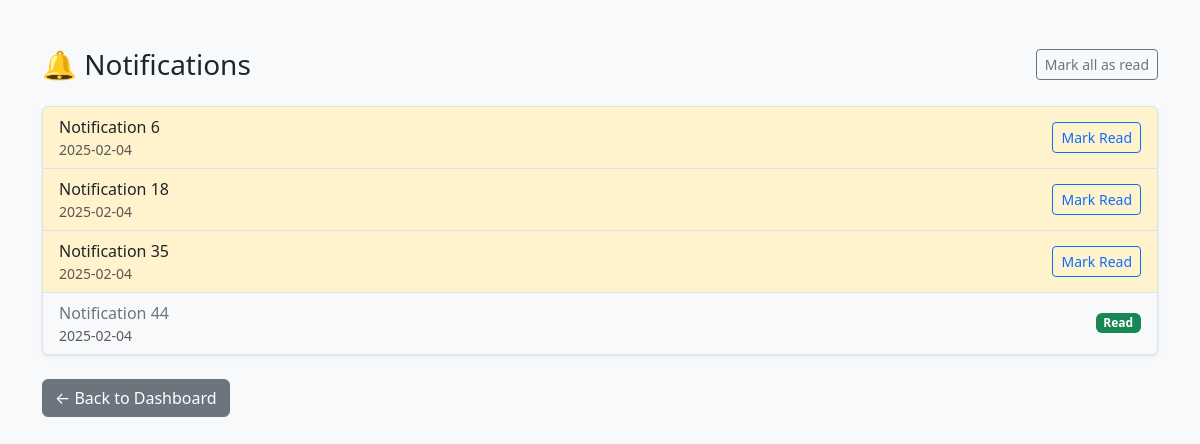
The app's page /notifications (signed in) with its own data.
### tables this page shows
CREATE TABLE notifications (
    id INTEGER PRIMARY KEY AUTOINCREMENT,
    user_id INTEGER NOT NULL,
    message TEXT NOT NULL,
    is_read INTEGER,
    created_at TEXT
);

### app.py (the view)
@app.route("/notifications")
@login_required
def notifications():
    con = get_db()
    cur = con.cursor()
    cur.execute("""
        SELECT id, message, is_read, created_at
        FROM notifications
        WHERE user_id = ?
        ORDER BY created_at DESC
    """, (session["user_id"],))
    notifications = cur.fetchall()
    con.close()
    return render_template("notifications.html", notifications=notifications)

### app.py (called while the page is built)
def get_db():
    con = sqlite3.connect(DB_NAME, timeout=10, check_same_thread=False)
    con.row_factory = sqlite3.Row
    con.execute("PRAGMA foreign_keys = ON")
    con.execute("PRAGMA journal_mode=WAL")
    return con

def login_required(f):
    @wraps(f)
    def wrapper(*args, **kwargs):
        if "user_id" not in session:
            return redirect(url_for("login"))
        return f(*args, **kwargs)
    return wrapper

def get_unread_notification_count(user_id):
    con = get_db()
    cur = con.cursor()
    cur.execute("""
        SELECT COUNT(*) FROM notifications
        WHERE user_id = ? AND is_read = 0
    """, (user_id,))
    count = cur.fetchone()[0]
    con.close()
    return count

@app.context_processor
def inject_notification_count():
    if "user_id" in session:
        return {
            "unread_notifications": get_unread_notification_count(session["user_id"])
        }
    return {"unread_notifications": 0}

### templates/notifications.html (shortened to what this page needs)
<!DOCTYPE html>
<html lang="en">
<head>
    <link href="https://cdn.jsdelivr.net/npm/bootstrap@5.3.0/dist/css/bootstrap.min.css" rel="stylesheet">
</head>
<body class="bg-light">
<div class="container mt-5">
    <div class="d-flex justify-content-between align-items-center mb-4">
        <h3 class="mb-0">🔔 Notifications</h3>
        {% if unread_notifications > 0 %}
            <a href="{{ url_for('mark_all_notifications_read') }}"
               class="btn btn-sm btn-outline-secondary">
                Mark all as read
            </a>
        {% endif %}
    </div>
    {% if notifications %}
        <ul class="list-group shadow-sm">
            {% for n in notifications %}
                <li class="list-group-item d-flex justify-content-between align-items-center
                    {% if n[2] == 0 %}notif-unread{% else %}notif-read{% endif %}">
                    <div>
                        {{ n[1] }}
                        <div class="small text-muted">
                            {{ n[3] }}
                        </div>
                    </div>
                    {% if n[2] == 0 %}
                        <a href="{{ url_for('mark_notification_read', notif_id=n[0]) }}"
                           class="btn btn-sm btn-outline-primary">
                            Mark Read
                        </a>
                    {% else %}
                        <span class="badge bg-success">Read</span>
                    {% endif %}
                </li>
            {% endfor %}
        </ul>
    {% else %}
        <div class="alert alert-info">
            No notifications yet 🎉
        </div>
    {% endif %}
    <a href="/" class="btn btn-secondary mt-4">
        ← Back to Dashboard
    </a>
</div>
</body>
</html>

### templates/notifications.html (style rules this page uses)
.notif-unread { background-color: #fff3cd; font-weight: 500; }
.notif-read { background-color: #f8f9fa; color: #6c757d; }

### records on screen
notifications: message "Notification 6", created_at "2025-02-04"
notifications: message "Notification 18", created_at "2025-02-04"
notifications: message "Notification 35", created_at "2025-02-04"
notifications: message "Notification 44", created_at "2025-02-04", is_read "Read"
